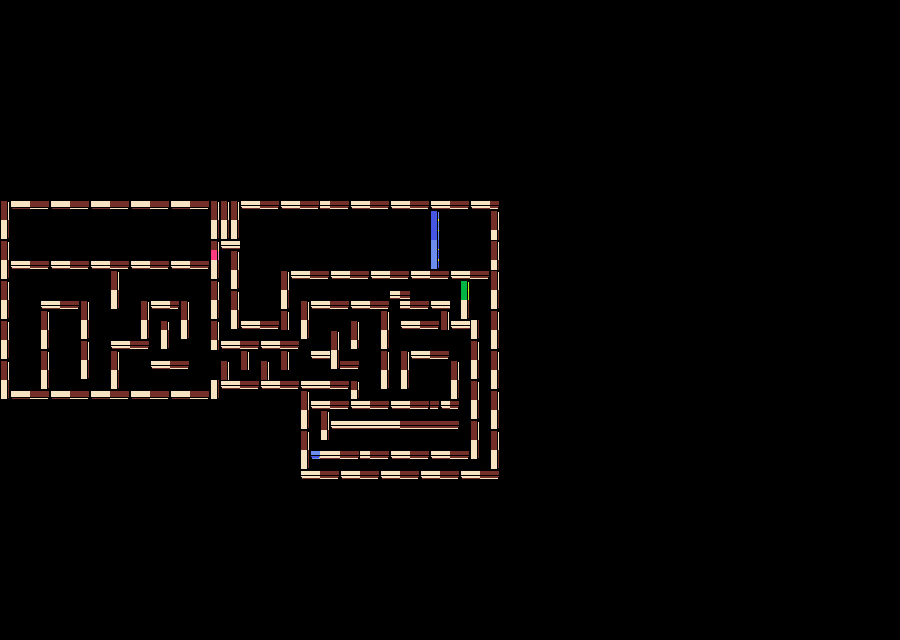

The image is a tile-based game level rendered from a .tmx file. Its description and source (layers, tilesets, objects; grid data summarised) follow:
An orthogonal 90x64 tile map with 10x10 px tiles, 4 tile layers (Walls, GreenDoor, BlueDoor, PinkDoor) and 7 objects (playerSpawn, enemySpawn2, enemySpawn1, buttonSpawn2, buttonSpawn1, ...).

<map version="1.8" tiledversion="1.8.5" orientation="orthogonal" renderorder="right-down" width="90" height="64" tilewidth="10" tileheight="10" infinite="0" nextlayerid="7" nextobjectid="8">
 <tileset firstgid="1" name="TileSet" tilewidth="10" tileheight="10" tilecount="90" columns="10">
  <image source="TileSet2.png" width="100" height="90" />
  <tile id="0">
   <properties>
    <property name="collides" type="bool" value="true" />
   </properties>
  </tile>
  <tile id="1">
   <properties>
    <property name="collides" type="bool" value="true" />
   </properties>
  </tile>
  <tile id="2">
   <properties>
    <property name="collides" type="bool" value="true" />
   </properties>
  </tile>
  <tile id="3">
   <properties>
    <property name="collides" type="bool" value="true" />
   </properties>
  </tile>
  <tile id="4">
   <properties>
    <property name="collides" type="bool" value="true" />
   </properties>
  </tile>
  <tile id="5">
   <properties>
    <property name="collides" type="bool" value="true" />
   </properties>
  </tile>
  <tile id="6">
   <properties>
    <property name="collides" type="bool" value="true" />
   </properties>
  </tile>
  <tile id="7">
   <properties>
    <property name="collides" type="bool" value="true" />
   </properties>
  </tile>
  <tile id="8">
   <properties>
    <property name="collides" type="bool" value="true" />
   </properties>
  </tile>
  <tile id="9">
   <properties>
    <property name="collides" type="bool" value="true" />
   </properties>
  </tile>
  <tile id="10">
   <properties>
    <property name="collides" type="bool" value="true" />
   </properties>
  </tile>
  <tile id="11">
   <properties>
    <property name="collides" type="bool" value="true" />
   </properties>
  </tile>
  <tile id="12">
   <properties>
    <property name="collides" type="bool" value="true" />
   </properties>
  </tile>
  <tile id="13">
   <properties>
    <property name="collides" type="bool" value="true" />
   </properties>
  </tile>
  <tile id="14">
   <properties>
    <property name="collides" type="bool" value="false" />
   </properties>
  </tile>
  <tile id="15">
   <properties>
    <property name="collides" type="bool" value="true" />
   </properties>
  </tile>
  <tile id="16">
   <properties>
    <property name="collides" type="bool" value="true" />
   </properties>
  </tile>
  <tile id="17">
   <properties>
    <property name="collides" type="bool" value="true" />
   </properties>
  </tile>
  <tile id="18">
   <properties>
    <property name="collides" type="bool" value="true" />
   </properties>
  </tile>
  <tile id="19">
   <properties>
    <property name="collides" type="bool" value="true" />
   </properties>
  </tile>
  <tile id="20">
   <properties>
    <property name="collides" type="bool" value="true" />
   </properties>
  </tile>
  <tile id="21">
   <properties>
    <property name="collides" type="bool" value="true" />
   </properties>
  </tile>
  <tile id="22">
   <properties>
    <property name="collides" type="bool" value="true" />
   </properties>
  </tile>
  <tile id="23">
   <properties>
    <property name="collides" type="bool" value="true" />
   </properties>
  </tile>
  <tile id="24">
   <properties>
    <property name="collides" type="bool" value="true" />
   </properties>
  </tile>
  <tile id="25">
   <properties>
    <property name="collides" type="bool" value="true" />
   </properties>
  </tile>
  <tile id="26">
   <properties>
    <property name="collides" type="bool" value="true" />
   </properties>
  </tile>
  <tile id="27">
   <properties>
    <property name="collides" type="bool" value="true" />
   </properties>
  </tile>
  <tile id="28">
   <properties>
    <property name="collides" type="bool" value="true" />
   </properties>
  </tile>
  <tile id="29">
   <properties>
    <property name="collides" type="bool" value="true" />
   </properties>
  </tile>
  <tile id="30">
   <properties>
    <property name="collides" type="bool" value="true" />
   </properties>
  </tile>
  <tile id="31">
   <properties>
    <property name="collides" type="bool" value="true" />
   </properties>
  </tile>
  <tile id="32">
   <properties>
    <property name="collides" type="bool" value="true" />
   </properties>
  </tile>
  <tile id="33">
   <properties>
    <property name="collides" type="bool" value="true" />
   </properties>
  </tile>
  <tile id="34">
   <properties>
    <property name="collides" type="bool" value="true" />
   </properties>
  </tile>
  <tile id="35">
   <properties>
    <property name="collides" type="bool" value="true" />
   </properties>
  </tile>
  <tile id="36">
   <properties>
    <property name="collides" type="bool" value="true" />
   </properties>
  </tile>
  <tile id="37">
   <properties>
    <property name="collides" type="bool" value="true" />
   </properties>
  </tile>
  <tile id="38">
   <properties>
    <property name="collides" type="bool" value="true" />
   </properties>
  </tile>
  <tile id="39">
   <properties>
    <property name="collides" type="bool" value="true" />
   </properties>
  </tile>
  <tile id="40">
   <properties>
    <property name="collides" type="bool" value="true" />
   </properties>
  </tile>
  <tile id="41">
   <properties>
    <property name="collides" type="bool" value="true" />
   </properties>
  </tile>
  <tile id="42">
   <properties>
    <property name="collides" type="bool" value="true" />
   </properties>
  </tile>
  <tile id="43">
   <properties>
    <property name="collides" type="bool" value="true" />
   </properties>
  </tile>
  <tile id="44">
   <properties>
    <property name="collides" type="bool" value="true" />
   </properties>
  </tile>
  <tile id="45">
   <properties>
    <property name="collides" type="bool" value="true" />
   </properties>
  </tile>
  <tile id="46">
   <properties>
    <property name="collides" type="bool" value="true" />
   </properties>
  </tile>
  <tile id="47">
   <properties>
    <property name="collides" type="bool" value="false" />
   </properties>
  </tile>
  <tile id="48">
   <properties>
    <property name="collides" type="bool" value="false" />
   </properties>
  </tile>
  <tile id="49">
   <properties>
    <property name="collides" type="bool" value="false" />
   </properties>
  </tile>
  <tile id="50">
   <properties>
    <property name="collides" type="bool" value="true" />
   </properties>
  </tile>
  <tile id="51">
   <properties>
    <property name="collides" type="bool" value="true" />
   </properties>
  </tile>
  <tile id="52">
   <properties>
    <property name="collides" type="bool" value="true" />
   </properties>
  </tile>
  <tile id="53">
   <properties>
    <property name="collides" type="bool" value="true" />
   </properties>
  </tile>
  <tile id="54">
   <properties>
    <property name="collides" type="bool" value="true" />
   </properties>
  </tile>
  <tile id="55">
   <properties>
    <property name="collides" type="bool" value="true" />
   </properties>
  </tile>
  <tile id="56">
   <properties>
    <property name="collides" type="bool" value="true" />
   </properties>
  </tile>
  <tile id="57">
   <properties>
    <property name="collides" type="bool" value="false" />
   </properties>
  </tile>
  <tile id="58">
   <properties>
    <property name="collides" type="bool" value="false" />
   </properties>
  </tile>
  <tile id="59">
   <properties>
    <property name="collides" type="bool" value="false" />
   </properties>
  </tile>
  <tile id="60">
   <properties>
    <property name="collides" type="bool" value="true" />
   </properties>
  </tile>
  <tile id="61">
   <properties>
    <property name="collides" type="bool" value="true" />
   </properties>
  </tile>
  <tile id="62">
   <properties>
    <property name="collides" type="bool" value="true" />
   </properties>
  </tile>
  <tile id="63">
   <properties>
    <property name="collides" type="bool" value="true" />
   </properties>
  </tile>
  <tile id="64">
   <properties>
    <property name="collides" type="bool" value="true" />
   </properties>
  </tile>
  <tile id="65">
   <properties>
    <property name="collides" type="bool" value="true" />
   </properties>
  </tile>
  <tile id="66">
   <properties>
    <property name="collides" type="bool" value="true" />
   </properties>
  </tile>
  <tile id="67">
   <properties>
    <property name="collides" type="bool" value="false" />
   </properties>
  </tile>
  <tile id="68">
   <properties>
    <property name="collides" type="bool" value="false" />
   </properties>
  </tile>
  <tile id="69">
   <properties>
    <property name="collides" type="bool" value="false" />
   </properties>
  </tile>
  <tile id="70">
   <properties>
    <property name="collides" type="bool" value="true" />
   </properties>
  </tile>
  <tile id="71">
   <properties>
    <property name="collides" type="bool" value="true" />
   </properties>
  </tile>
  <tile id="72">
   <properties>
    <property name="collides" type="bool" value="true" />
   </properties>
  </tile>
  <tile id="73">
   <properties>
    <property name="collides" type="bool" value="true" />
   </properties>
  </tile>
  <tile id="74">
   <properties>
    <property name="collides" type="bool" value="true" />
   </properties>
  </tile>
  <tile id="75">
   <properties>
    <property name="collides" type="bool" value="true" />
   </properties>
  </tile>
  <tile id="76">
   <properties>
    <property name="collides" type="bool" value="true" />
   </properties>
  </tile>
  <tile id="77">
   <properties>
    <property name="collides" type="bool" value="false" />
   </properties>
  </tile>
  <tile id="78">
   <properties>
    <property name="collides" type="bool" value="false" />
   </properties>
  </tile>
  <tile id="79">
   <properties>
    <property name="collides" type="bool" value="false" />
   </properties>
  </tile>
  <tile id="80">
   <properties>
    <property name="collides" type="bool" value="false" />
   </properties>
  </tile>
  <tile id="81">
   <properties>
    <property name="collides" type="bool" value="true" />
   </properties>
  </tile>
  <tile id="82">
   <properties>
    <property name="collides" type="bool" value="true" />
   </properties>
  </tile>
  <tile id="83">
   <properties>
    <property name="collides" type="bool" value="true" />
   </properties>
  </tile>
  <tile id="84">
   <properties>
    <property name="collides" type="bool" value="true" />
   </properties>
  </tile>
  <tile id="85">
   <properties>
    <property name="collides" type="bool" value="true" />
   </properties>
  </tile>
  <tile id="86">
   <properties>
    <property name="collides" type="bool" value="true" />
   </properties>
  </tile>
  <tile id="87">
   <properties>
    <property name="collides" type="bool" value="false" />
   </properties>
  </tile>
  <tile id="88">
   <properties>
    <property name="collides" type="bool" value="false" />
   </properties>
  </tile>
  <tile id="89">
   <properties>
    <property name="collides" type="bool" value="false" />
   </properties>
  </tile>
 </tileset>
 <layer id="2" name="Walls" width="90" height="64">
  <data>[5760 cells, 425 non-empty, 8 distinct tile ids]</data>
 </layer>
 <layer id="4" name="GreenDoor" width="90" height="64">
  <data>[5760 cells, 2 non-empty, 2 distinct tile ids]</data>
 </layer>
 <layer id="3" name="BlueDoor" width="90" height="64">
  <data>[5760 cells, 7 non-empty, 5 distinct tile ids]</data>
 </layer>
 <layer id="5" name="PinkDoor" width="90" height="64">
  <data>[5760 cells, 1 non-empty, 1 distinct tile ids]</data>
 </layer>
 <objectgroup id="6" name="Objects">
  <object id="1" name="playerSpawn" x="22.6667" y="385.333">
   <properties>
    <property name="size" type="int" value="20" />
   </properties>
   <point />
  </object>
  <object id="5" name="enemySpawn2" x="470.667" y="262.667">
   <properties>
    <property name="size" type="int" value="30" />
   </properties>
   <point />
  </object>
  <object id="6" name="enemySpawn1" x="137.333" y="384">
   <properties>
    <property name="size" type="int" value="15" />
   </properties>
   <point />
  </object>
  <object id="2" name="buttonSpawn2" x="428.667" y="390">
   <properties>
    <property name="door" value="blue" />
    <property name="size" type="int" value="10" />
   </properties>
   <point />
  </object>
  <object id="3" name="buttonSpawn1" x="65.3333" y="344.667">
   <properties>
    <property name="door" value="green" />
    <property name="size" type="int" value="10" />
   </properties>
   <point />
  </object>
  <object id="4" name="buttonSpawn3" x="261.333" y="310.667">
   <properties>
    <property name="door" value="pink" />
    <property name="size" type="int" value="10" />
   </properties>
   <point />
  </object>
  <object id="7" name="flagSpawn" x="44" y="229.333">
   <point />
  </object>
 </objectgroup>
</map>
